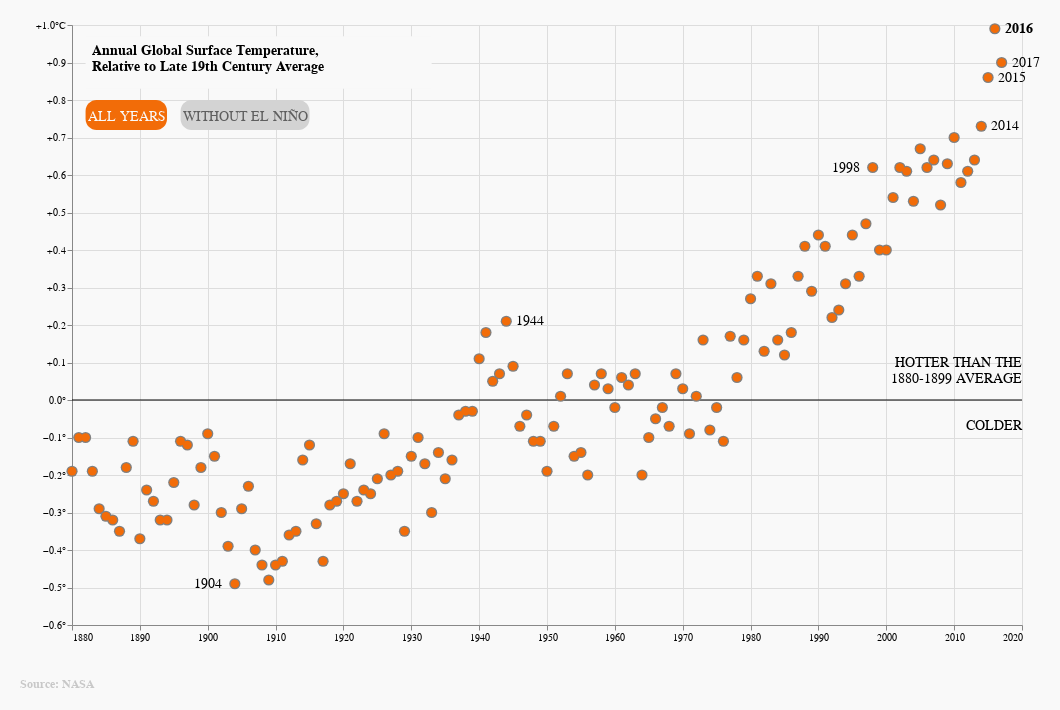

Notebook source saved alongside this figure:
### Code cell
chartLine = alt.Chart(pd.DataFrame({'y': [0]})).mark_rule().encode(y='y')
chartBorder = createPointChart(125, 'gray', df['J-D'].max())
chartFill = createPointChart(75, '#F26C08', df['J-D'].max())

textHotter = createText('HOTTER THAN THE\n1880-1899 AVERAGE', 'black', 'right', 12, 'normal', 2020, 0.1)
textColder = createText('COLDER', 'black', 'right', 12, 'normal', 2020, -0.07)
textTitle = createText('Annual Global Surface Temperature,\nRelative to Late 19th Century Average', 'black', 'left', 18, 'bold', 1883, 0.93)

titleBgWhite = createRectangle(0, '#F9F9F9', 1882, 0.97, 1933, 0.83)

chartLabels = createLabels()

buttonActive = createRectangle(11, '#F26C08', 1882, 0.8, 1894, 0.72)
buttonInactive = createRectangle(11, 'lightgrey', 1896, 0.8, 1915, 0.72)

buttonTextActive = createText('ALL YEARS', '#F9F9F9', 'center', 13, 'normal', 1888, 0.755)
buttonTextInactive = createText('WITHOUT EL NIÑO', '#5F5F5F', 'center', 13, 'normal', 1905.5, 0.755)

chart = alt.LayerChart(
    title = 'Source: NASA',
    layer = [
        chartLine,
        chartBorder,
        chartFill,
        textHotter,
        textColder,
        titleBgWhite,
        textTitle,
        buttonActive,
        buttonInactive,
        buttonTextActive,
        buttonTextInactive,
        *chartLabels,
    ],
).properties(
    padding = 20,
    width = 950, 
    height = 600, 
    background = '#F9F9F9',
).configure_title(
    fontSize = 12,
    color = '#C8C8C8',
    dx = -490,
    dy = 675,
)


# ------------------- # 

chart

# ------------------- #

### Figure 1 — Vega-Lite specification as saved in the notebook (floating-point values rounded to 4 significant figures; data arrays with more than 128 entries replaced by an {"elided": "..."} marker saying what was removed)
{"config": {"view": {"continuousWidth": 400, "continuousHeight": 300}, "title": {"color": "#C8C8C8", "dx": -490, "dy": 675, "fontSize": 12}}, "layer": [{"data": {"name": "data-06fd9f850666401b4599de5588b60692"}, "mark": "rule", "encoding": {"y": {"type": "quantitative", "field": "y"}}}, {"data": {"name": "data-5cba552e0fd77e6cbafb6fd4c5c45f10"}, "mark": {"type": "point", "color": "gray", "filled": true, "opacity": 1, "size": 125}, "encoding": {"x": {"type": "quantitative", "axis": {"format": "d", "tickCount": 10}, "field": "Year", "scale": {"zero": false}, "title": ""}, "y": {"type": "quantitative", "axis": {"labelExpr": "datum.value > 0 ? (datum.value >= 0.99 ? '+' + datum.label + '°' + 'C' : '+' + datum.label) : datum.label + '°'"}, "field": "J-D", "scale": {"zero": false}, "title": ""}}}, {"data": {"name": "data-5cba552e0fd77e6cbafb6fd4c5c45f10"}, "mark": {"type": "point", "color": "#F26C08", "filled": true, "opacity": 1, "size": 75}, "encoding": {"x": {"type": "quantitative", "axis": {"format": "d", "tickCount": 10}, "field": "Year", "scale": {"zero": false}, "title": ""}, "y": {"type": "quantitative", "axis": {"labelExpr": "datum.value > 0 ? (datum.value >= 0.99 ? '+' + datum.label + '°' + 'C' : '+' + datum.label) : datum.label + '°'"}, "field": "J-D", "scale": {"zero": false}, "title": ""}}}, {"data": {"name": "data-8e14a392d29f035307342e12f29d194b"}, "mark": {"type": "text", "align": "right", "color": "black", "fontSize": 14, "fontWeight": "normal", "lineBreak": "\n", "size": 12, "text": "HOTTER THAN THE\n1880-1899 AVERAGE"}, "encoding": {"x": {"type": "quantitative", "field": "x", "title": ""}, "y": {"type": "quantitative", "field": "y", "title": ""}}}, {"data": {"name": "data-e78583efb1dd78666abf3708a525f8f0"}, "mark": {"type": "text", "align": "right", "color": "black", "fontSize": 14, "fontWeight": "normal", "lineBreak": "\n", "size": 12, "text": "COLDER"}, "encoding": {"x": {"type": "quantitative", "field": "x", "title": ""}, "y": {"type": "quantitative", "field": "y", "title": ""}}}, {"data": {"name": "data-c67cf150afe11f884ab9e8e589643b11"}, "mark": {"type": "rect", "cornerRadius": 0, "fill": "#F9F9F9"}, "encoding": {"x": {"type": "quantitative", "field": "x1"}, "x2": {"field": "x2"}, "y": {"type": "quantitative", "field": "y1"}, "y2": {"field": "y2"}}}, {"data": {"name": "data-046feaea5f31edbe6b1ca8adc7401f8a"}, "mark": {"type": "text", "align": "left", "color": "black", "fontSize": 14, "fontWeight": "bold", "lineBreak": "\n", "size": 18, "text": "Annual Global Surface Temperature,\nRelative to Late 19th Century Average"}, "encoding": {"x": {"type": "quantitative", "field": "x", "title": ""}, "y": {"type": "quantitative", "field": "y", "title": ""}}}, {"data": {"name": "data-da3096d086f56f4c2a49d3eb1a1f9034"}, "mark": {"type": "rect", "cornerRadius": 11, "fill": "#F26C08"}, "encoding": {"x": {"type": "quantitative", "field": "x1"}, "x2": {"field": "x2"}, "y": {"type": "quantitative", "field": "y1"}, "y2": {"field": "y2"}}}, {"data": {"name": "data-c2f86ebed3ab5e966c3d9997eb621d57"}, "mark": {"type": "rect", "cornerRadius": 11, "fill": "lightgrey"}, "encoding": {"x": {"type": "quantitative", "field": "x1"}, "x2": {"field": "x2"}, "y": {"type": "quantitative", "field": "y1"}, "y2": {"field": "y2"}}}, {"data": {"name": "data-8c355ef6a277b39f624ff68c8a1d3f71"}, "mark": {"type": "text", "align": "center", "color": "#F9F9F9", "fontSize": 14, "fontWeight": "normal", "lineBreak": "\n", "size": 13, "text": "ALL YEARS"}, "encoding": {"x": {"type": "quantitative", "field": "x", "title": ""}, "y": {"type": "quantitative", "field": "y", "title": ""}}}, {"data": {"name": "data-ec34c7fe8847f0000fdc044f1ec0cd85"}, "mark": {"type": "text", "align": "center", "color": "#5F5F5F", "fontSize": 14, "fontWeight": "normal", "lineBreak": "\n", "size": 13, "text": "WITHOUT EL NIÑO"}, "encoding": {"x": {"type": "quantitative", "field": "x", "title": ""}, "y": {"type": "quantitative", "field": "y", "title": ""}}}, {"data": {"name": "data-fa35ba4a750f70ee564090545bb77e01"}, "mark": {"type": "text", "align": "left", "dx": -41, "fontWeight": "normal", "size": 14, "text": "1904"}, "encoding": {"x": {"type": "quantitative", "field": "Year", "title": ""}, "y": {"type": "quantitative", "field": "J-D", "title": ""}}}, {"data": {"name": "data-7bb622f140601c107f1960ca64945316"}, "mark": {"type": "text", "align": "left", "dx": 10, "fontWeight": "normal", "size": 14, "text": "1944"}, "encoding": {"x": {"type": "quantitative", "field": "Year", "title": ""}, "y": {"type": "quantitative", "field": "J-D", "title": ""}}}, {"data": {"name": "data-e212fe9f036f54ce30a4e567fc7de4f1"}, "mark": {"type": "text", "align": "left", "dx": -41, "fontWeight": "normal", "size": 14, "text": "1998"}, "encoding": {"x": {"type": "quantitative", "field": "Year", "title": ""}, "y": {"type": "quantitative", "field": "J-D", "title": ""}}}, {"data": {"name": "data-0a16461e0a8709e8a4885ba4a508649f"}, "mark": {"type": "text", "align": "left", "dx": 10, "fontWeight": "normal", "size": 14, "text": "2014"}, "encoding": {"x": {"type": "quantitative", "field": "Year", "title": ""}, "y": {"type": "quantitative", "field": "J-D", "title": ""}}}, {"data": {"name": "data-0fab577915e09ef16af345833751661e"}, "mark": {"type": "text", "align": "left", "dx": 10, "fontWeight": "normal", "size": 14, "text": "2015"}, "encoding": {"x": {"type": "quantitative", "field": "Year", "title": ""}, "y": {"type": "quantitative", "field": "J-D", "title": ""}}}, {"data": {"name": "data-9476642b7dd74407fd35ac54d6b08e43"}, "mark": {"type": "text", "align": "left", "dx": 10, "fontWeight": "bold", "size": 14, "text": "2016"}, "encoding": {"x": {"type": "quantitative", "field": "Year", "title": ""}, "y": {"type": "quantitative", "field": "J-D", "title": ""}}}, {"data": {"name": "data-8d003cf30bd44be6c268fb1298b9c814"}, "mark": {"type": "text", "align": "left", "dx": 10, "fontWeight": "normal", "size": 14, "text": "2017"}, "encoding": {"x": {"type": "quantitative", "field": "Year", "title": ""}, "y": {"type": "quantitative", "field": "J-D", "title": ""}}}], "background": "#F9F9F9", "height": 600, "padding": 20, "title": "Source: NASA", "width": 950, "$schema": "https://vega.github.io/schema/vega-lite/v4.8.1.json", "datasets": {"data-06fd9f850666401b4599de5588b60692": [{"y": 0}], "data-5cba552e0fd77e6cbafb6fd4c5c45f10": {"elided": "138 records"}, "data-8e14a392d29f035307342e12f29d194b": [{"x": 2020, "y": 0.1}], "data-e78583efb1dd78666abf3708a525f8f0": [{"x": 2020, "y": -0.07}], "data-c67cf150afe11f884ab9e8e589643b11": [{"x1": 1882, "x2": 1933, "y1": 0.97, "y2": 0.83}], "data-046feaea5f31edbe6b1ca8adc7401f8a": [{"x": 1883, "y": 0.93}], "data-da3096d086f56f4c2a49d3eb1a1f9034": [{"x1": 1882, "x2": 1894, "y1": 0.8, "y2": 0.72}], "data-c2f86ebed3ab5e966c3d9997eb621d57": [{"x1": 1896, "x2": 1915, "y1": 0.8, "y2": 0.72}], "data-8c355ef6a277b39f624ff68c8a1d3f71": [{"x": 1888, "y": 0.755}], "data-ec34c7fe8847f0000fdc044f1ec0cd85": [{"x": 1906.0, "y": 0.755}], "data-fa35ba4a750f70ee564090545bb77e01": [{"Year": 1904, "J-D": -0.49}], "data-7bb622f140601c107f1960ca64945316": [{"Year": 1944, "J-D": 0.21}], "data-e212fe9f036f54ce30a4e567fc7de4f1": [{"Year": 1998, "J-D": 0.62}], "data-0a16461e0a8709e8a4885ba4a508649f": [{"Year": 2014, "J-D": 0.73}], "data-0fab577915e09ef16af345833751661e": [{"Year": 2015, "J-D": 0.86}], "data-9476642b7dd74407fd35ac54d6b08e43": [{"Year": 2016, "J-D": 0.99}], "data-8d003cf30bd44be6c268fb1298b9c814": [{"Year": 2017, "J-D": 0.9}]}}
